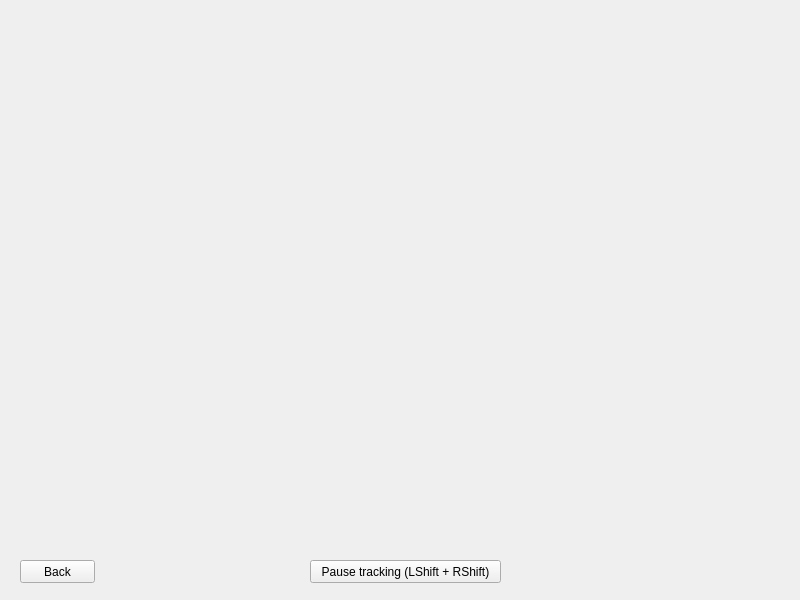
<?xml version="1.0" encoding="UTF-8"?>
<ui version="4.0">
 <class>Player</class>
 <widget class="QWidget" name="Player">
  <property name="geometry">
   <rect>
    <x>0</x>
    <y>0</y>
    <width>800</width>
    <height>600</height>
   </rect>
  </property>
  <property name="windowTitle">
   <string>Form</string>
  </property>
  <widget class="QPushButton" name="btnPause">
   <property name="geometry">
    <rect>
     <x>310</x>
     <y>560</y>
     <width>191</width>
     <height>23</height>
    </rect>
   </property>
   <property name="text">
    <string>Pause tracking (LShift + RShift)</string>
   </property>
  </widget>
  <widget class="QPushButton" name="btnExit">
   <property name="geometry">
    <rect>
     <x>20</x>
     <y>560</y>
     <width>75</width>
     <height>23</height>
    </rect>
   </property>
   <property name="text">
    <string>Back</string>
   </property>
  </widget>
  <widget class="QLabel" name="label">
   <property name="geometry">
    <rect>
     <x>100</x>
     <y>40</y>
     <width>631</width>
     <height>481</height>
    </rect>
   </property>
   <property name="font">
    <font>
     <family>Arial</family>
     <pointsize>12</pointsize>
    </font>
   </property>
   <property name="text">
    <string/>
   </property>
   <property name="alignment">
    <set>Qt::AlignLeading|Qt::AlignLeft|Qt::AlignTop</set>
   </property>
   <property name="wordWrap">
    <bool>true</bool>
   </property>
  </widget>
 </widget>
 <resources/>
 <connections/>
</ui>
